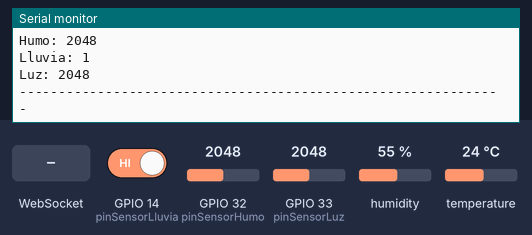
The sketch below on a simulated ESP32. Shown: the last lines printed to the serial monitor. The test bench sets the inputs (shaded band); at power-on: humidity 55 %, GPIO 32 (pinSensorHumo) = 2048, GPIO 33 (pinSensorLuz) = 2048, GPIO 14 (pinSensorLluvia) HIGH, temperature 24 °C. WiFi joins after 1.5 s; servers stay silent unless stated.

Above: at 6.7 s.
6.8 s: WebSocket text "1" received
At 7.5 s:
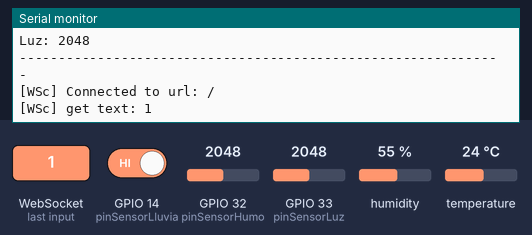
8.5 s: humidity set to 22 %
At 8.9 s:
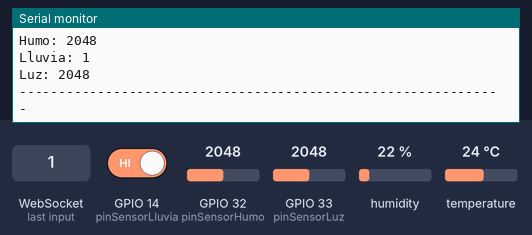
10.0 s: GPIO 32 (pinSensorHumo) set to 1960
11.5 s: GPIO 33 (pinSensorLuz) set to 1960
At 12.1 s:
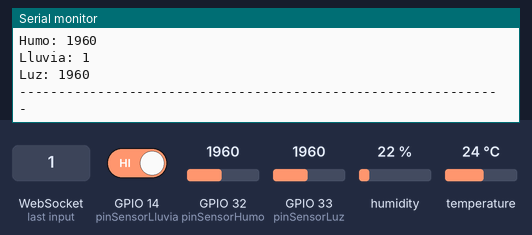
13.0 s: GPIO 14 (pinSensorLluvia) driven LOW
14.5 s: temperature set to 12 °C
At 15.1 s:
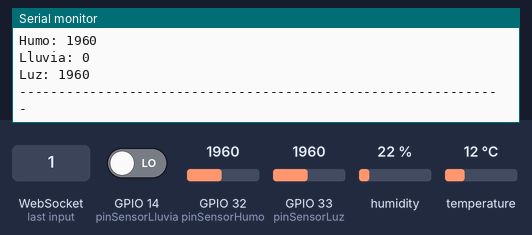
Timing chart, 0 to 17.0 s (numbered marks = the images above; inputs shaded):
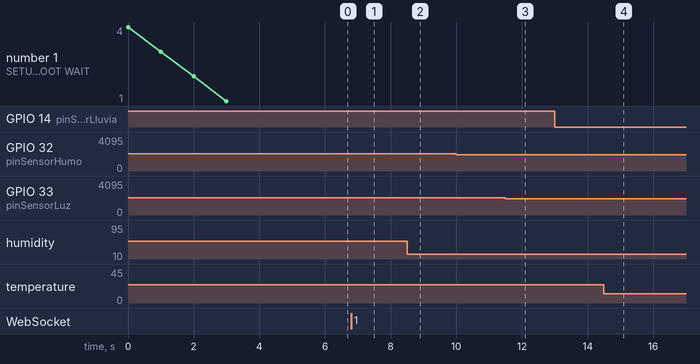

The sketch:

WebSocketClientESP32_3.ino
```cpp
/*
 * WebSocketClient.ino
 *
 *  Created on: 24.05.2015
 *
 */

#include "DHT.h"
#define DHTPIN 12
#define DHTTYPE DHT11
DHT dht(DHTPIN, DHTTYPE);

#include <Arduino.h>

#include <WiFi.h>
#include <WiFiMulti.h>
#include <WiFiClientSecure.h>

#include <WebSocketsClient.h>


WiFiMulti WiFiMulti;
WebSocketsClient webSocket;

#define USE_SERIAL Serial
// Variables de los Sensores de Temperatura, Humedad, Humo, Luz, Lluvia
int temperaturaValue=0, humedadValue=0, humoValue=0, luzValue=0;
boolean lluviaValue=1;
String temperaturaValue_String, humedadValue_String, humoValue_String, luzValue_String, lluviaValue_String;
String S1,S2,S3,S4,S5,S6,S7,S8,S9;

// Flags de las Variables
int temperaturaValue_Flag=0, humedadValue_Flag=0, humoValue_Flag=0, luzValue_Flag=0;
boolean lluviaValue_Flag=1;

// Pines
int pinSensorTemperaturaHumedad=12,  pinSensorHumo=32, pinSensorLuz=33, pinSensorLluvia=14;

boolean checkEnviarNoHayHumo=1, checkEnviarHayHumo=1, checkEnviarLuz=1, checkNoEnviarLuz=1;

// Dejar Intacto
String sendObj;
unsigned long startTime;
String str;
boolean masterAutorization= true;

void hexdump(const void *mem, uint32_t len, uint8_t cols = 16) {
	const uint8_t* src = (const uint8_t*) mem;
	USE_SERIAL.printf("\n[HEXDUMP] Address: 0x%08X len: 0x%X (%d)", (ptrdiff_t)src, len, len);
	for(uint32_t i = 0; i < len; i++) {
		if(i % cols == 0) {
			USE_SERIAL.printf("\n[0x%08X] 0x%08X: ", (ptrdiff_t)src, i);
		}
		USE_SERIAL.printf("%02X ", *src);
		src++;
	}
	USE_SERIAL.printf("\n");
}

void webSocketEvent(WStype_t type, uint8_t * payload, size_t length) {

	switch(type) {
		case WStype_DISCONNECTED:
			USE_SERIAL.printf("[WSc] Disconnected!\n");
			break;
		case WStype_CONNECTED:
			USE_SERIAL.printf("[WSc] Connected to url: %s\n", payload);
      temperaturaValue=dht.readTemperature();
      humedadValue=dht.readHumidity();
      humoValue=analogRead(pinSensorHumo);
      lluviaValue=digitalRead(pinSensorLluvia);
      luzValue=analogRead(pinSensorLuz);

      S1= "{\"id\":\"WStype_CONNECTED\",";
      S2= "\"value\":true";
      S3= ", \"temperaturaValue\":";
      S4= ", \"humedadValue\":";
      S5= ", \"humoValue\":";
      S6= ", \"luzValue\":";
      S7= ", \"lluviaValue\":";
      S8= "}";

      temperaturaValue_String= (String) temperaturaValue;
      humedadValue_String= (String) humedadValue;
      humoValue_String= (String) humoValue;
      luzValue_String= (String) luzValue;
      lluviaValue_String= (String) lluviaValue;

      // Si primero abrimos la pagina web, antes de haber conectado el ESP32, pues el nWSC no se mando, entonces si conectamos el ESP32 con la
      // pagina ya abierta, la pagina no se actualizara al menos que presionemos F5, para arreglar esto, siempre que conectamos por primera vez
      // el ESP32, este "case WStype_CONNECTED:" se ejecuta automaticamente y una sola vez, entonces aprovechamos eso y mandamos un objeto con
      // los datos de los sensores para que la pagina se actualice

      webSocket.sendTXT(S1 + S2 + S3 + temperaturaValue_String + S4 + humedadValue_String + S5 + humoValue_String + S6 + luzValue_String + S7 + lluviaValue_String + S8);


			// send message to server when Connected
//			webSocket.sendTXT("Connected");
			break;
		case WStype_TEXT:
      // Mensajes del Servidor
			USE_SERIAL.printf("[WSc] get text: %s\n", payload);
      str = (char*) payload;
      // Si ya tenemos conectado el ESP32 y un cliente nuevo abre la pagina, recibimos este mensaje del Servidor
      if( str == "newWebsocketConnected"){ // nWSC


        S1= "{\"id\":\"fromArduinoNewWebSocketDataForClient\",";
        S2= "\"value\": true";
        S3= ", \"temperaturaValue\": ";
        S4= ", \"humedadValue\": ";
        S5= ", \"humoValue\": ";
        S6= ", \"luzValue\": ";
        S7= ", \"lluviaValue\": ";
        S8= "}";

        temperaturaValue_String= (String) temperaturaValue;
        humedadValue_String= (String) humedadValue;
        humoValue_String= (String) humoValue;
        luzValue_String= (String) luzValue;
        lluviaValue_String= (String) lluviaValue;

        webSocket.sendTXT(S1 + S2 + S3 + temperaturaValue_String + S4 + humedadValue_String + S5 + humoValue_String + S6 + luzValue_String + S7 + lluviaValue_String + S8);
      }
			// send message to server
			// webSocket.sendTXT("message here");
			break;
		case WStype_BIN:
			USE_SERIAL.printf("[WSc] get binary length: %u\n", length);
			hexdump(payload, length);

			// send data to server
			// webSocket.sendBIN(payload, length);
			break;
		case WStype_ERROR:
		case WStype_FRAGMENT_TEXT_START:
		case WStype_FRAGMENT_BIN_START:
		case WStype_FRAGMENT:
		case WStype_FRAGMENT_FIN:
			break;
	}

}

int incomingByte = 1;
uint8_t * buf;
size_t buf_len;

void setup() {
	// USE_SERIAL.begin(921600);
	USE_SERIAL.begin(115200);

	Serial.setDebugOutput(true);
	USE_SERIAL.setDebugOutput(true);

	USE_SERIAL.println();
	USE_SERIAL.println();
	USE_SERIAL.println();

	for(uint8_t t = 4; t > 0; t--) {
		USE_SERIAL.printf("[SETUP] BOOT WAIT %d...\n", t);
		USE_SERIAL.flush();
		delay(1000);
	}

	WiFiMulti.addAP("ARRIS-8522", "XLO90OP088-");
//  WiFiMulti.addAP("INFINITUM31EA83", "1D27CE075B");
//  WiFiMulti.addAP("MotoGPlay1649", "82085ba3236f");
	//WiFi.disconnect();
	while(WiFiMulti.run() != WL_CONNECTED) {
		delay(100);
	}

	// server address, port and URL
//	webSocket.begin("192.168.0.4", 3000, "/");
  webSocket.begin("134.209.0.233", 3000, "/");

	// event handler
	webSocket.onEvent(webSocketEvent);

	// use HTTP Basic Authorization this is optional remove if not needed
	webSocket.setAuthorization("user", "Password");


  pinMode(pinSensorTemperaturaHumedad, INPUT); // pinSensorTemperaturaHumedad
  pinMode(pinSensorLluvia, INPUT); // pinSensorLluvia

  // No Borrar
  startTime = millis();
  dht.begin(); //Se inicia el sensor
}

void loop() {
  webSocket.loop();


  if(masterAutorization){

    temperaturaValue= dht.readTemperature();
    delay(100);

    humedadValue= dht.readHumidity();
    delay(100);

    humoValue= analogRead(pinSensorHumo);
    delay(100);

    lluviaValue= digitalRead(pinSensorLluvia);
    delay(100);

    luzValue= analogRead(pinSensorLuz);
    delay(100);

    if(temperaturaValue != temperaturaValue_Flag){
      temperaturaValue_Flag= temperaturaValue;
      temperaturaValue_String= (String) temperaturaValue;
      sendObj= "{\"id\": \"temperaturaValue\", \"value\":" + temperaturaValue_String + "}";
      webSocket.sendTXT(sendObj);
    }

    if(humedadValue != humedadValue_Flag){
      humedadValue_Flag= humedadValue;
      humedadValue_String= (String) humedadValue;
      sendObj= "{\"id\": \"humedadValue\", \"value\":" + humedadValue_String + "}";
      webSocket.sendTXT(sendObj);
    }

    // boolean checkEnviarNoHayHumo=1, checkEnviarHayHumo=1;

    if(humoValue != humoValue_Flag){
      humoValue_Flag= humoValue;

      if(humoValue < 2000){
        if(checkEnviarNoHayHumo){
          humoValue_String= (String) humoValue;
          sendObj= "{\"id\": \"humoValue\", \"value\":" + humoValue_String + "}";
          webSocket.sendTXT(sendObj);
          // Flags
          checkEnviarHayHumo=1;
          checkEnviarNoHayHumo=0;
        }


      }else{
        if(checkEnviarHayHumo){
          humoValue_String= (String) humoValue;
          sendObj= "{\"id\": \"humoValue\", \"value\":" + humoValue_String + "}";
          webSocket.sendTXT(sendObj);
          // Flags
          checkEnviarHayHumo=0;
          checkEnviarNoHayHumo=1;
        }
      }


    }

    if(lluviaValue != lluviaValue_Flag){
      lluviaValue_Flag= lluviaValue;
      lluviaValue_String= (String) lluviaValue;
      sendObj= "{\"id\": \"lluviaValue\", \"value\":" + lluviaValue_String + "}";
      webSocket.sendTXT(sendObj);
    }

    // boolean checkEnviarLuz=1, checkNoEnviarLuz=1;
    if(luzValue != luzValue_Flag){
      luzValue_Flag= luzValue;

      if(luzValue <2000){
        // Hay Nubes

        if(checkNoEnviarLuz){
          luzValue_String= (String) luzValue;
          sendObj= "{\"id\": \"luzValue\", \"value\":" + luzValue_String + "}";
          webSocket.sendTXT(sendObj);
//          Serial.println("Machinima");
          checkNoEnviarLuz=0;
          checkEnviarLuz=1;
        }

      }else{
        if(checkEnviarLuz){
          luzValue_String= (String) luzValue;
          sendObj= "{\"id\": \"luzValue\", \"value\":" + luzValue_String + "}";
          webSocket.sendTXT(sendObj);
//          Serial.println("TGN");
          checkEnviarLuz=0;
          checkNoEnviarLuz=1;
        }
      }
    }


    Serial.print("Temperatura :");
    Serial.println(temperaturaValue);
    Serial.print("Humedad: ");
    Serial.println(humedadValue);
    Serial.print("Humo: ");
    Serial.println(humoValue);
    Serial.print("Lluvia: ");
    Serial.println(lluviaValue);
    Serial.print("Luz: ");
    Serial.println(luzValue);

    Serial.println("--------------------------------------------------------------");
  }


  // HeartBite No Borrar
  if (millis() - startTime >= 5000) {
      // 5 seconds have elapsed. ... do something interesting ...
      delay(0);
      webSocket.sendBIN(buf, buf_len);
      startTime = millis();
   }
}
```

Measured:
- after the input at 6.8 s, the serial monitor: prints a new line after 0.25 s (image 1)
- after the input at 11.5 s, the serial monitor: prints a new line after 0.15 s (image 3)
